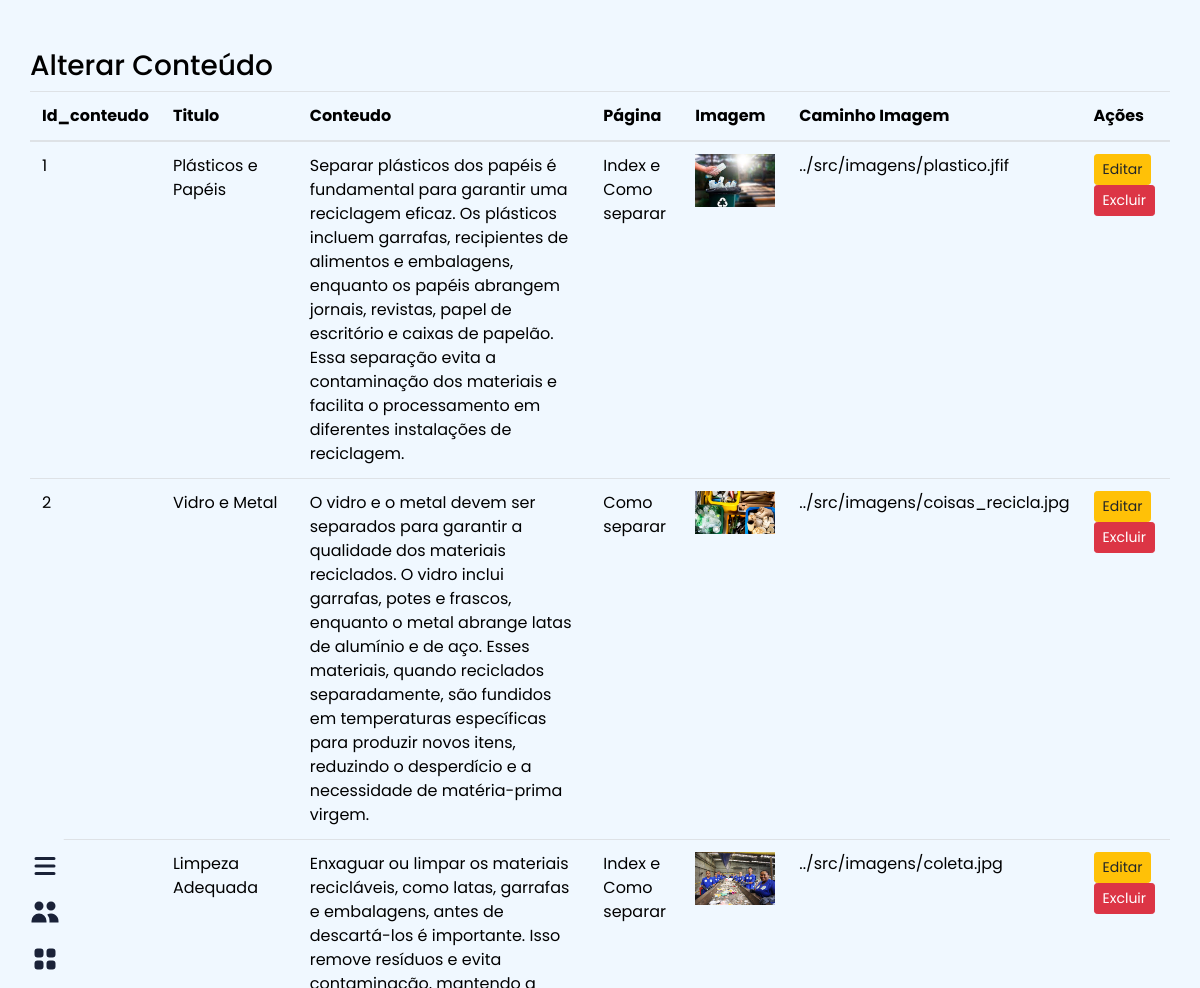
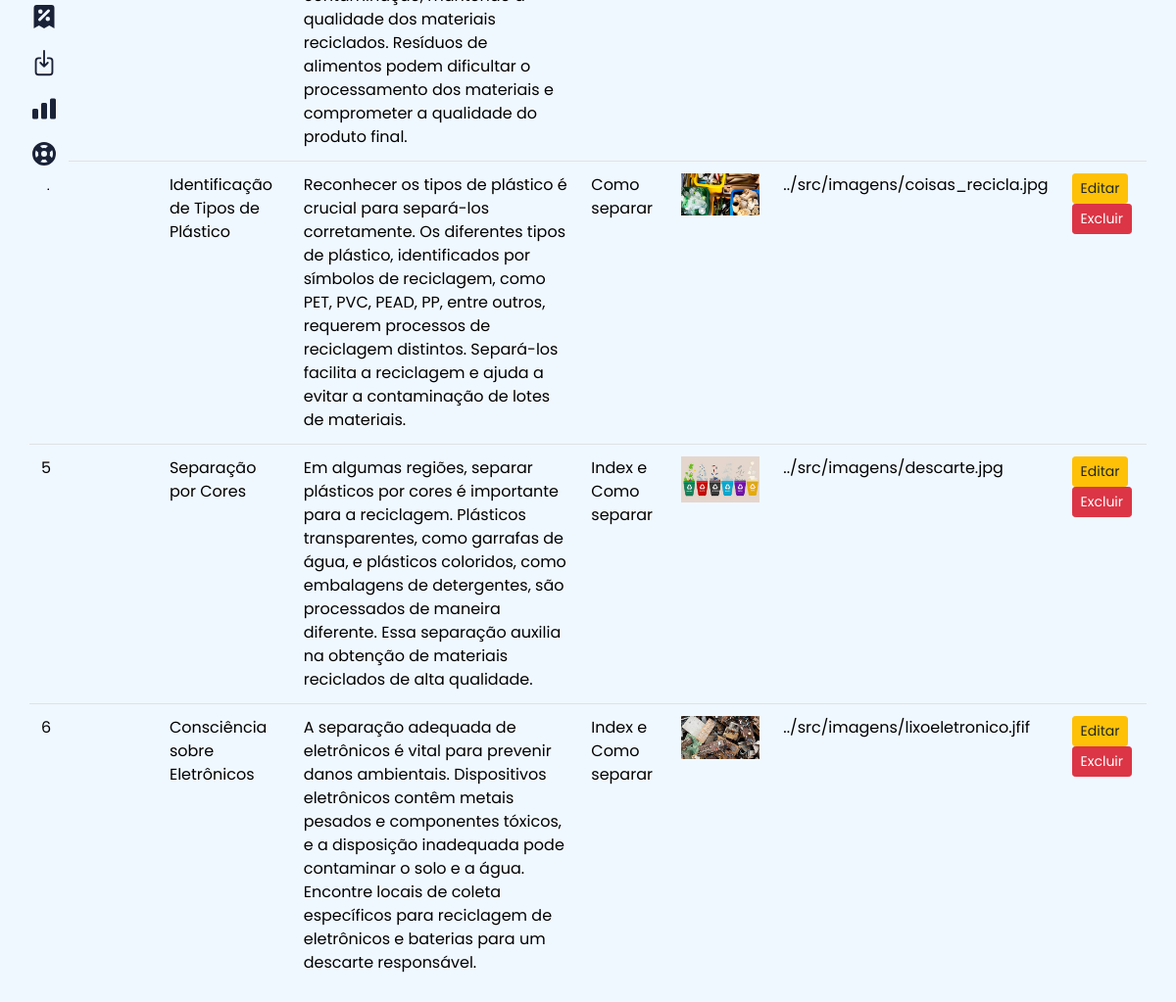
Screenshot of /adm/AltConteudoAdm.php with the database file from the repository (2 pictures, top to bottom).
### tables this page shows
CREATE TABLE IF NOT EXISTS `conteudo` (
  `id_conteudo` int NOT NULL AUTO_INCREMENT,
  `titulo` varchar(100) DEFAULT NULL,
  `conteudo` varchar(1000) DEFAULT NULL,
  `pagina` varchar(50) DEFAULT NULL,
  `imagem` varchar(50) DEFAULT NULL,
  `caminho_img` varchar(50) DEFAULT NULL,
  PRIMARY KEY (`id_conteudo`)
);

### conexao/conexao.php (called while the page is built)
<?php
class Conexao
{
    public static $instance;
    public static function getConexao()
    {
        if (!isset(self::$instance)) {
            self::$instance = new PDO('mysql:host=localhost;dbname=reciclagem', 'root', '', array(PDO::MYSQL_ATTR_INIT_COMMAND => "SET NAMES utf8"));
            self::$instance->setAttribute(PDO::ATTR_ERRMODE, PDO::ERRMODE_EXCEPTION);
            self::$instance->setAttribute(PDO::ATTR_ORACLE_NULLS, PDO::NULL_EMPTY_STRING);
        }
        return self::$instance;
    }
}

### dao/ConteudoDAO.php (called while the page is built, shortened)
<?php
    class ConteudoDao{
        public function read(){
            try{
                $sql = "SELECT * FROM conteudo order by id_conteudo asc";
                $result = Conexao::getConexao()->query($sql);
                $lista = $result->fetchALL(PDO::FETCH_ASSOC);
                $f_lista = array();
                foreach($lista as $l){
                    $f_lista[] = $this->listaConteudo($l);
                }
                return $f_lista;
            }
            catch(Exception $e){
                print "Ocorreu um erro ao buscar todos os clientes <br>". $e ."<br>";
            }
        }
        private function listaConteudo($row){
            $conteudo = new Conteudo();
            $conteudo->setId_conteudo($row['id_conteudo']);
            $conteudo->setTitulo($row['titulo']);
            $conteudo->setConteudo($row['conteudo']);
            $conteudo->setPagina($row['pagina']);
            $conteudo->setImagem($row['imagem']);
            $conteudo->setCaminho_img($row['caminho_img']);
            return $conteudo;
        }
    }
?>

### model/Conteudo.php (called while the page is built, shortened)
<?php
    class Conteudo{
        private $id_conteudo;
        private $titulo;
        private $conteudo;
        private $pagina;
        private $caminho_img;
        function getId_conteudo(){
            return $this->id_conteudo;
        }
        function getTitulo(){
            return $this->titulo;
        }
        function getConteudo(){
            return $this->conteudo;
        }
        function getPagina(){
            return $this->pagina;
        }
        function getCaminho_img(){
            return $this->caminho_img;
        }
        function setId_conteudo($id_conteudo){
            $this->id_conteudo = $id_conteudo;
        }
        function setTitulo($titulo){
            $this->titulo = $titulo;
        }
        function setConteudo($conteudo){
            $this->conteudo = $conteudo;
        }
        function setPagina($pagina){
            $this->pagina = $pagina;
        }
        function setCaminho_img($caminho_img){
            $this->caminho_img = $caminho_img;
        }
    }
?>

### adm/AltConteudoAdm.php (the view, shortened to what this page needs)
<?php
    include_once "../conexao/Conexao.php";
    include_once "../dao/ConteudoDAO.php";
    include_once "../model/Conteudo.php";
    $conteudodao = new ConteudoDao();
?>
<!DOCTYPE html>
<html lang="pt-br">
<head>
    <link rel="stylesheet" href="https://maxcdn.bootstrapcdn.com/bootstrap/4.0.0/css/bootstrap.min.css">
    <link rel='stylesheet' href='https://cdnjs.cloudflare.com/ajax/libs/font-awesome/5.15.3/css/all.min.css'>
    <link rel="stylesheet" href="https://maxcdn.bootstrapcdn.com/bootstrap/4.0.0/css/bootstrap.min.css">
</head>
<body>
<nav id="menuBar" class="">
        <ul>
            <li>
                <a href="javascript:toggleMenu()">
                    <svg xmlns="http://www.w3.org/2000/svg" class="h-5 w-5" viewBox="0 0 20 20" fill="currentColor"><path fill-rule="evenodd" d="M3 5a1 1 0 011-1h12a1 1 0 110 2H4a1 1 0 01-1-1zM3 10a1 1 0 011-1h12a1 1 0 110 2H4a1 1 0 01-1-1zM3 15a1 1 0 011-1h12a1 1 0 110 2H4a1 1 0 01-1-1z" clip-rule="evenodd" /></svg>
                </a>
            </li>
            <li>
                <a href="ClienteAdm.php">
                  <svg xmlns="http://www.w3.org/2000/svg" class="h-5 w-5" viewBox="0 0 20 20" fill="currentColor"><path d="M9 6a3 3 0 11-6 0 3 3 0 016 0zM17 6a3 3 0 11-6 0 3 3 0 016 0zM12.93 17c.046-.327.07-.66.07-1a6.97 6.97 0 00-1.5-4.33A5 5 0 0119 16v1h-6.07zM6 11a5 5 0 015 5v1H1v-1a5 5 0 015-5z" /></svg>
                </a>
            </li>
            <li>
                <a href="ColetaAdm.php">
                </a>
            </li>
            <li>
                <a href="MaterialAdm.php">
                </a>
            </li>
            <li>
                <a href="ConteudoAdm.php">
                </a>
            </li>
            <li>
                <a href="AltConteudoAdm.php">
                    <svg xmlns="http://www.w3.org/2000/svg" class="h-5 w-5" viewBox="0 0 20 20" fill="currentColor"><path d="M2 11a1 1 0 011-1h2a1 1 0 011 1v5a1 1 0 01-1 1H3a1 1 0 01-1-1v-5zM8 7a1 1 0 011-1h2a1 1 0 011 1v9a1 1 0 01-1 1H9a1 1 0 01-1-1V7zM14 4a1 1 0 011-1h2a1 1 0 011 1v12a1 1 0 01-1 1h-2a1 1 0 01-1-1V4z" /></svg>
                </a>
            </li>
            <li>
                <a href="../sair.php">
                </a>
            </li>
        </ul>
    </nav>
<div class="container">
  <div class="row">
    <div class="mt-5">
    <h3>Alterar Conteúdo</h3>
    <table class="table table-xs table-hover">
                <thead>
                    <tr>
                        <th>Id_conteudo</th>
                        <th>Titulo</th>
                        <th>Conteudo</th>
                        <th>Página</th>
                        <th>Imagem</th>
                        <th>Caminho Imagem</th>
                        <th>Ações</th>
                    </tr>
                </thead>
                <tbody>
                    <?php foreach ($conteudodao->read() as $conteudo) : ?>
                        <tr>
                            <td><?= $conteudo->getId_conteudo() ?></td>
                            <td><?= $conteudo->getTitulo() ?></td>
                            <td><?= $conteudo->getConteudo() ?></td>
                            <td><?= $conteudo->getPagina() ?></td>
                            <td><img src="<?php echo $conteudo->getCaminho_img() ?>" width="80px" alt="descarte"></td>
                            <td><?= $conteudo->getCaminho_img() ?></td>
                            <td class="">
                            <button class="btn  btn-warning btn-sm" data-toggle="modal" data-target="#editar><?= $conteudo->getId_conteudo() ?>">
                                Editar
                            </button>
                                <a href="../controller/ConteudoController.php?del=<?= $conteudo->getId_conteudo() ?>">
                                <button class="btn  btn-danger btn-sm" type="button">Excluir</button>
                                </a>
                            </td>
                        </tr>
                        </div>
                <?php endforeach ?>
</body>
</html>

### adm/AltConteudoAdm.php (style rules this page uses)
* { margin: 0; padding: 0; font-family: 'Poppins', sans-serif; }
body { background-color: #f0f8ff;; color: black; }
nav { position: fixed; height: 350px; left: 20px; top: 0; bottom: 0; margin: auto 0; background-color: #f0f8ff; padding: 20px 10px; border-radius: 30px; }
nav ul { list-style: none; display: flex; justify-content: space-between; align-items: center; flex-flow: column; height: 100%; }
nav ul li { width: 100%; }
nav ul li a { text-decoration: none; color: #1a2238; display: flex; align-items: center; cursor: pointer; width: 100%; transition: 0.2s all ease; }
nav ul li a svg { width: 30px; height: 30px; }

### rows the page displays
conteudo: id_conteudo "1", titulo "Plásticos e Papéis", conteudo "Separar plásticos dos papéis é fundamental para garantir uma reciclagem eficaz. Os plásticos incluem garrafas, recipientes de alimentos e embalagens, enquanto os papéis abrangem jornais, revistas, papel de escritório e caixas de papelão. Essa separação evita a contaminação dos materiais e facilita o processamento em diferentes instalações de reciclagem.", pagina "Index e Como separar", caminho_img (picture), caminho_img "../src/imagens/plastico.jfif"
conteudo: id_conteudo "2", titulo "Vidro e Metal", conteudo "O vidro e o metal devem ser separados para garantir a qualidade dos materiais reciclados. O vidro inclui garrafas, potes e frascos, enquanto o metal abrange latas de alumínio e de aço. Esses materiais, quando reciclados separadamente, são fundidos em temperaturas específicas para produzir novos itens, reduzindo o desperdício e a necessidade de matéria-prima virgem.", pagina "Como separar", caminho_img (picture), caminho_img "../src/imagens/coisas_recicla.jpg"
conteudo: titulo "Limpeza Adequada", conteudo "Enxaguar ou limpar os materiais recicláveis, como latas, garrafas e embalagens, antes de descartá-los é importante. Isso remove resíduos e evita contaminação, mantendo a qualidade dos materiais reciclados. Resíduos de alimentos podem dificultar o processamento dos materiais e comprometer a qualidade do produto final.", pagina "Index e Como separar", caminho_img (picture), caminho_img "../src/imagens/coleta.jpg"
conteudo: titulo "Identificação de Tipos de Plástico", conteudo "Reconhecer os tipos de plástico é crucial para separá-los corretamente. Os diferentes tipos de plástico, identificados por símbolos de reciclagem, como PET, PVC, PEAD, PP, entre outros, requerem processos de reciclagem distintos. Separá-los facilita a reciclagem e ajuda a evitar a contaminação de lotes de materiais.", pagina "Como separar", caminho_img (picture), caminho_img "../src/imagens/coisas_recicla.jpg"
conteudo: id_conteudo "5", titulo "Separação por Cores", conteudo "Em algumas regiões, separar plásticos por cores é importante para a reciclagem. Plásticos transparentes, como garrafas de água, e plásticos coloridos, como embalagens de detergentes, são processados de maneira diferente. Essa separação auxilia na obtenção de materiais reciclados de alta qualidade.", pagina "Index e Como separar", caminho_img (picture), caminho_img "../src/imagens/descarte.jpg"
conteudo: id_conteudo "6", titulo "Consciência sobre Eletrônicos", conteudo "A separação adequada de eletrônicos é vital para prevenir danos ambientais. Dispositivos eletrônicos contêm metais pesados e componentes tóxicos, e a disposição inadequada pode contaminar o solo e a água. Encontre locais de coleta específicos para reciclagem de eletrônicos e baterias para um descarte responsável.", pagina "Index e Como separar", caminho_img (picture), caminho_img "../src/imagens/lixoeletronico.jfif"
